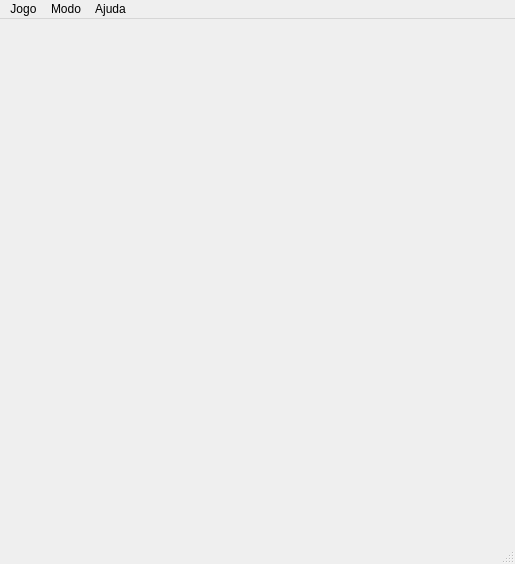
<?xml version="1.0" encoding="UTF-8"?>
<ui version="4.0">
 <class>Picaria</class>
 <widget class="QMainWindow" name="Picaria">
  <property name="geometry">
   <rect>
    <x>0</x>
    <y>0</y>
    <width>515</width>
    <height>564</height>
   </rect>
  </property>
  <property name="windowTitle">
   <string>Picaria</string>
  </property>
  <widget class="QWidget" name="centralwidget">
   <property name="styleSheet">
    <string notr="true">#centralwidget { background: url(':/grid'); }</string>
   </property>
   <layout class="QGridLayout" name="gridLayout">
    <property name="leftMargin">
     <number>0</number>
    </property>
    <property name="topMargin">
     <number>0</number>
    </property>
    <property name="rightMargin">
     <number>0</number>
    </property>
    <property name="bottomMargin">
     <number>0</number>
    </property>
    <property name="spacing">
     <number>0</number>
    </property>
    <item row="0" column="0" rowspan="2" colspan="2">
     <widget class="Hole" name="hole01">
      <property name="minimumSize">
       <size>
        <width>100</width>
        <height>100</height>
       </size>
      </property>
      <property name="maximumSize">
       <size>
        <width>100</width>
        <height>100</height>
       </size>
      </property>
      <property name="styleSheet">
       <string notr="true">QPushButton {
    border: none;
    outline: none;
}</string>
      </property>
      <property name="text">
       <string/>
      </property>
      <property name="iconSize">
       <size>
        <width>50</width>
        <height>50</height>
       </size>
      </property>
      <property name="flat">
       <bool>true</bool>
      </property>
      <property name="row" stdset="0">
       <number>0</number>
      </property>
      <property name="col" stdset="0">
       <number>0</number>
      </property>
     </widget>
    </item>
    <item row="0" column="2" rowspan="2">
     <spacer name="spacer01">
      <property name="orientation">
       <enum>Qt::Horizontal</enum>
      </property>
      <property name="sizeType">
       <enum>QSizePolicy::Fixed</enum>
      </property>
      <property name="sizeHint" stdset="0">
       <size>
        <width>100</width>
        <height>100</height>
       </size>
      </property>
     </spacer>
    </item>
    <item row="0" column="3" rowspan="2">
     <widget class="Hole" name="hole02">
      <property name="minimumSize">
       <size>
        <width>100</width>
        <height>100</height>
       </size>
      </property>
      <property name="maximumSize">
       <size>
        <width>100</width>
        <height>100</height>
       </size>
      </property>
      <property name="styleSheet">
       <string notr="true">QPushButton {
    border: none;
    outline: none;
}</string>
      </property>
      <property name="text">
       <string/>
      </property>
      <property name="iconSize">
       <size>
        <width>50</width>
        <height>50</height>
       </size>
      </property>
      <property name="flat">
       <bool>true</bool>
      </property>
      <property name="row" stdset="0">
       <number>0</number>
      </property>
      <property name="col" stdset="0">
       <number>2</number>
      </property>
     </widget>
    </item>
    <item row="0" column="5" rowspan="2">
     <spacer name="spacer02">
      <property name="orientation">
       <enum>Qt::Horizontal</enum>
      </property>
      <property name="sizeType">
       <enum>QSizePolicy::Fixed</enum>
      </property>
      <property name="sizeHint" stdset="0">
       <size>
        <width>100</width>
        <height>100</height>
       </size>
      </property>
     </spacer>
    </item>
    <item row="0" column="6" rowspan="2" colspan="3">
     <widget class="Hole" name="hole03">
      <property name="minimumSize">
       <size>
        <width>100</width>
        <height>100</height>
       </size>
      </property>
      <property name="maximumSize">
       <size>
        <width>100</width>
        <height>100</height>
       </size>
      </property>
      <property name="styleSheet">
       <string notr="true">QPushButton {
    border: none;
    outline: none;
}</string>
      </property>
      <property name="text">
       <string/>
      </property>
      <property name="iconSize">
       <size>
        <width>50</width>
        <height>50</height>
       </size>
      </property>
      <property name="flat">
       <bool>true</bool>
      </property>
      <property name="row" stdset="0">
       <number>0</number>
      </property>
      <property name="col" stdset="0">
       <number>4</number>
      </property>
     </widget>
    </item>
    <item row="2" column="0" rowspan="2">
     <spacer name="spacer03">
      <property name="orientation">
       <enum>Qt::Horizontal</enum>
      </property>
      <property name="sizeType">
       <enum>QSizePolicy::Fixed</enum>
      </property>
      <property name="sizeHint" stdset="0">
       <size>
        <width>100</width>
        <height>100</height>
       </size>
      </property>
     </spacer>
    </item>
    <item row="2" column="1" rowspan="2" colspan="2">
     <widget class="Hole" name="hole04">
      <property name="minimumSize">
       <size>
        <width>100</width>
        <height>100</height>
       </size>
      </property>
      <property name="maximumSize">
       <size>
        <width>100</width>
        <height>100</height>
       </size>
      </property>
      <property name="styleSheet">
       <string notr="true">QPushButton {
    border: none;
    outline: none;
}</string>
      </property>
      <property name="text">
       <string/>
      </property>
      <property name="iconSize">
       <size>
        <width>50</width>
        <height>50</height>
       </size>
      </property>
      <property name="flat">
       <bool>true</bool>
      </property>
      <property name="row" stdset="0">
       <number>1</number>
      </property>
      <property name="col" stdset="0">
       <number>1</number>
      </property>
     </widget>
    </item>
    <item row="2" column="3" rowspan="2" colspan="2">
     <spacer name="spacer04">
      <property name="orientation">
       <enum>Qt::Horizontal</enum>
      </property>
      <property name="sizeType">
       <enum>QSizePolicy::Fixed</enum>
      </property>
      <property name="sizeHint" stdset="0">
       <size>
        <width>100</width>
        <height>100</height>
       </size>
      </property>
     </spacer>
    </item>
    <item row="2" column="5" colspan="2">
     <widget class="Hole" name="hole05">
      <property name="minimumSize">
       <size>
        <width>100</width>
        <height>100</height>
       </size>
      </property>
      <property name="maximumSize">
       <size>
        <width>100</width>
        <height>100</height>
       </size>
      </property>
      <property name="styleSheet">
       <string notr="true">QPushButton {
    border: none;
    outline: none;
}</string>
      </property>
      <property name="text">
       <string/>
      </property>
      <property name="iconSize">
       <size>
        <width>50</width>
        <height>50</height>
       </size>
      </property>
      <property name="flat">
       <bool>true</bool>
      </property>
      <property name="row" stdset="0">
       <number>1</number>
      </property>
      <property name="col" stdset="0">
       <number>3</number>
      </property>
     </widget>
    </item>
    <item row="3" column="4" rowspan="2" colspan="3">
     <spacer name="spacer07">
      <property name="orientation">
       <enum>Qt::Horizontal</enum>
      </property>
      <property name="sizeType">
       <enum>QSizePolicy::Fixed</enum>
      </property>
      <property name="sizeHint" stdset="0">
       <size>
        <width>100</width>
        <height>100</height>
       </size>
      </property>
     </spacer>
    </item>
    <item row="4" column="0">
     <widget class="Hole" name="hole06">
      <property name="minimumSize">
       <size>
        <width>100</width>
        <height>100</height>
       </size>
      </property>
      <property name="maximumSize">
       <size>
        <width>100</width>
        <height>100</height>
       </size>
      </property>
      <property name="styleSheet">
       <string notr="true">QPushButton {
    border: none;
    outline: none;
}</string>
      </property>
      <property name="text">
       <string/>
      </property>
      <property name="iconSize">
       <size>
        <width>50</width>
        <height>50</height>
       </size>
      </property>
      <property name="flat">
       <bool>true</bool>
      </property>
      <property name="row" stdset="0">
       <number>2</number>
      </property>
      <property name="col" stdset="0">
       <number>0</number>
      </property>
     </widget>
    </item>
    <item row="4" column="1" colspan="2">
     <spacer name="spacer06">
      <property name="orientation">
       <enum>Qt::Horizontal</enum>
      </property>
      <property name="sizeType">
       <enum>QSizePolicy::Fixed</enum>
      </property>
      <property name="sizeHint" stdset="0">
       <size>
        <width>100</width>
        <height>100</height>
       </size>
      </property>
     </spacer>
    </item>
    <item row="4" column="3">
     <widget class="Hole" name="hole07">
      <property name="minimumSize">
       <size>
        <width>100</width>
        <height>100</height>
       </size>
      </property>
      <property name="maximumSize">
       <size>
        <width>100</width>
        <height>100</height>
       </size>
      </property>
      <property name="styleSheet">
       <string notr="true">QPushButton {
    border: none;
    outline: none;
}</string>
      </property>
      <property name="text">
       <string/>
      </property>
      <property name="iconSize">
       <size>
        <width>50</width>
        <height>50</height>
       </size>
      </property>
      <property name="flat">
       <bool>true</bool>
      </property>
      <property name="row" stdset="0">
       <number>2</number>
      </property>
      <property name="col" stdset="0">
       <number>2</number>
      </property>
     </widget>
    </item>
    <item row="4" column="6" colspan="3">
     <widget class="Hole" name="hole08">
      <property name="minimumSize">
       <size>
        <width>100</width>
        <height>100</height>
       </size>
      </property>
      <property name="maximumSize">
       <size>
        <width>100</width>
        <height>100</height>
       </size>
      </property>
      <property name="styleSheet">
       <string notr="true">QPushButton {
    border: none;
    outline: none;
}</string>
      </property>
      <property name="text">
       <string/>
      </property>
      <property name="iconSize">
       <size>
        <width>50</width>
        <height>50</height>
       </size>
      </property>
      <property name="flat">
       <bool>true</bool>
      </property>
      <property name="row" stdset="0">
       <number>2</number>
      </property>
      <property name="col" stdset="0">
       <number>4</number>
      </property>
     </widget>
    </item>
    <item row="5" column="0">
     <spacer name="spacer08">
      <property name="orientation">
       <enum>Qt::Horizontal</enum>
      </property>
      <property name="sizeType">
       <enum>QSizePolicy::Fixed</enum>
      </property>
      <property name="sizeHint" stdset="0">
       <size>
        <width>100</width>
        <height>100</height>
       </size>
      </property>
     </spacer>
    </item>
    <item row="5" column="1" colspan="2">
     <widget class="Hole" name="hole09">
      <property name="minimumSize">
       <size>
        <width>100</width>
        <height>100</height>
       </size>
      </property>
      <property name="maximumSize">
       <size>
        <width>100</width>
        <height>100</height>
       </size>
      </property>
      <property name="styleSheet">
       <string notr="true">QPushButton {
    border: none;
    outline: none;
}</string>
      </property>
      <property name="text">
       <string/>
      </property>
      <property name="iconSize">
       <size>
        <width>50</width>
        <height>50</height>
       </size>
      </property>
      <property name="flat">
       <bool>true</bool>
      </property>
      <property name="row" stdset="0">
       <number>3</number>
      </property>
      <property name="col" stdset="0">
       <number>1</number>
      </property>
     </widget>
    </item>
    <item row="5" column="3">
     <spacer name="spacer09">
      <property name="orientation">
       <enum>Qt::Horizontal</enum>
      </property>
      <property name="sizeType">
       <enum>QSizePolicy::Fixed</enum>
      </property>
      <property name="sizeHint" stdset="0">
       <size>
        <width>100</width>
        <height>100</height>
       </size>
      </property>
     </spacer>
    </item>
    <item row="5" column="4" colspan="2">
     <widget class="Hole" name="hole10">
      <property name="minimumSize">
       <size>
        <width>100</width>
        <height>100</height>
       </size>
      </property>
      <property name="maximumSize">
       <size>
        <width>100</width>
        <height>100</height>
       </size>
      </property>
      <property name="styleSheet">
       <string notr="true">QPushButton {
    border: none;
    outline: none;
}</string>
      </property>
      <property name="text">
       <string/>
      </property>
      <property name="iconSize">
       <size>
        <width>50</width>
        <height>50</height>
       </size>
      </property>
      <property name="flat">
       <bool>true</bool>
      </property>
      <property name="row" stdset="0">
       <number>3</number>
      </property>
      <property name="col" stdset="0">
       <number>3</number>
      </property>
     </widget>
    </item>
    <item row="5" column="7" colspan="2">
     <spacer name="spacer10">
      <property name="orientation">
       <enum>Qt::Horizontal</enum>
      </property>
      <property name="sizeType">
       <enum>QSizePolicy::Fixed</enum>
      </property>
      <property name="sizeHint" stdset="0">
       <size>
        <width>100</width>
        <height>100</height>
       </size>
      </property>
     </spacer>
    </item>
    <item row="6" column="0" colspan="2">
     <widget class="Hole" name="hole11">
      <property name="minimumSize">
       <size>
        <width>100</width>
        <height>100</height>
       </size>
      </property>
      <property name="maximumSize">
       <size>
        <width>100</width>
        <height>100</height>
       </size>
      </property>
      <property name="styleSheet">
       <string notr="true">QPushButton {
    border: none;
    outline: none;
}</string>
      </property>
      <property name="text">
       <string/>
      </property>
      <property name="iconSize">
       <size>
        <width>50</width>
        <height>50</height>
       </size>
      </property>
      <property name="flat">
       <bool>true</bool>
      </property>
      <property name="row" stdset="0">
       <number>4</number>
      </property>
      <property name="col" stdset="0">
       <number>0</number>
      </property>
     </widget>
    </item>
    <item row="6" column="2">
     <spacer name="spacer11">
      <property name="orientation">
       <enum>Qt::Horizontal</enum>
      </property>
      <property name="sizeType">
       <enum>QSizePolicy::Fixed</enum>
      </property>
      <property name="sizeHint" stdset="0">
       <size>
        <width>100</width>
        <height>100</height>
       </size>
      </property>
     </spacer>
    </item>
    <item row="6" column="3">
     <widget class="Hole" name="hole12">
      <property name="minimumSize">
       <size>
        <width>100</width>
        <height>100</height>
       </size>
      </property>
      <property name="maximumSize">
       <size>
        <width>100</width>
        <height>100</height>
       </size>
      </property>
      <property name="styleSheet">
       <string notr="true">QPushButton {
    border: none;
    outline: none;
}</string>
      </property>
      <property name="text">
       <string/>
      </property>
      <property name="iconSize">
       <size>
        <width>50</width>
        <height>50</height>
       </size>
      </property>
      <property name="flat">
       <bool>true</bool>
      </property>
      <property name="row" stdset="0">
       <number>4</number>
      </property>
      <property name="col" stdset="0">
       <number>2</number>
      </property>
     </widget>
    </item>
    <item row="6" column="4" colspan="2">
     <spacer name="spacer12">
      <property name="orientation">
       <enum>Qt::Horizontal</enum>
      </property>
      <property name="sizeType">
       <enum>QSizePolicy::Fixed</enum>
      </property>
      <property name="sizeHint" stdset="0">
       <size>
        <width>100</width>
        <height>100</height>
       </size>
      </property>
     </spacer>
    </item>
    <item row="6" column="6" colspan="3">
     <widget class="Hole" name="hole13">
      <property name="minimumSize">
       <size>
        <width>100</width>
        <height>100</height>
       </size>
      </property>
      <property name="maximumSize">
       <size>
        <width>100</width>
        <height>100</height>
       </size>
      </property>
      <property name="styleSheet">
       <string notr="true">QPushButton {
    border: none;
    outline: none;
}</string>
      </property>
      <property name="text">
       <string/>
      </property>
      <property name="iconSize">
       <size>
        <width>50</width>
        <height>50</height>
       </size>
      </property>
      <property name="flat">
       <bool>true</bool>
      </property>
      <property name="row" stdset="0">
       <number>4</number>
      </property>
      <property name="col" stdset="0">
       <number>4</number>
      </property>
     </widget>
    </item>
    <item row="2" column="7">
     <spacer name="spacer05">
      <property name="orientation">
       <enum>Qt::Horizontal</enum>
      </property>
      <property name="sizeType">
       <enum>QSizePolicy::Fixed</enum>
      </property>
      <property name="sizeHint" stdset="0">
       <size>
        <width>100</width>
        <height>100</height>
       </size>
      </property>
     </spacer>
    </item>
   </layout>
  </widget>
  <widget class="QMenuBar" name="menubar">
   <property name="geometry">
    <rect>
     <x>0</x>
     <y>0</y>
     <width>515</width>
     <height>20</height>
    </rect>
   </property>
   <widget class="QMenu" name="menuJogo">
    <property name="title">
     <string>Jogo</string>
    </property>
    <addaction name="actionNew"/>
    <addaction name="actionQuit"/>
   </widget>
   <widget class="QMenu" name="menuAjuda">
    <property name="title">
     <string>Ajuda</string>
    </property>
    <addaction name="actionAbout"/>
   </widget>
   <widget class="QMenu" name="menuModo">
    <property name="title">
     <string>Modo</string>
    </property>
    <addaction name="action9holes"/>
    <addaction name="action13holes"/>
   </widget>
   <addaction name="menuJogo"/>
   <addaction name="menuModo"/>
   <addaction name="menuAjuda"/>
  </widget>
  <widget class="QStatusBar" name="statusbar"/>
  <action name="actionNew">
   <property name="text">
    <string>Novo</string>
   </property>
  </action>
  <action name="actionQuit">
   <property name="text">
    <string>Sair</string>
   </property>
  </action>
  <action name="actionAbout">
   <property name="text">
    <string>Sobre</string>
   </property>
  </action>
  <action name="action9holes">
   <property name="checkable">
    <bool>true</bool>
   </property>
   <property name="checked">
    <bool>false</bool>
   </property>
   <property name="text">
    <string>9 Buracos</string>
   </property>
  </action>
  <action name="action13holes">
   <property name="checkable">
    <bool>true</bool>
   </property>
   <property name="checked">
    <bool>true</bool>
   </property>
   <property name="text">
    <string>13 Buracos</string>
   </property>
  </action>
 </widget>
 <customwidgets>
  <customwidget>
   <class>Hole</class>
   <extends>QPushButton</extends>
   <header location="global">Hole.h</header>
  </customwidget>
 </customwidgets>
 <resources/>
 <connections/>
</ui>
